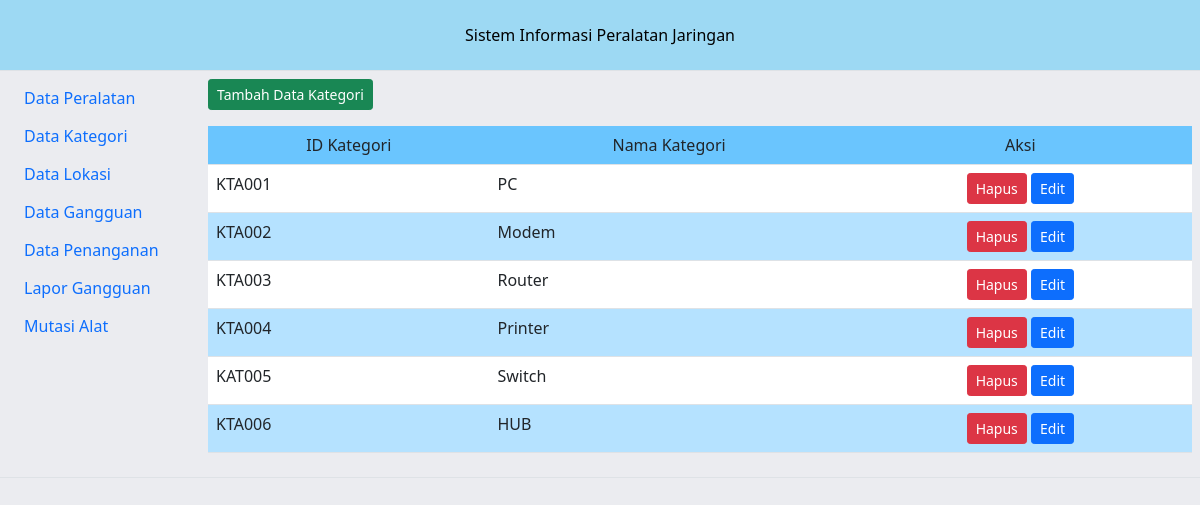
The app's page /kategori with its own data.
### tables this page shows
CREATE TABLE `tblkategori` (
  `id_kategori` char(20) NOT NULL,
  `nama_kategori` varchar(50) NOT NULL
);

### view_data/kategori.php (the view)
<?php
	echo"<a class='btn btn-success btn-sm' href='tambahkategori'>Tambah Data Kategori</a><p>";
	include"db_link.php";
	$sql = mysqli_query($dblink,"SELECT * from tblkategori");
		echo"<div class='table-responsive'><table class='table table-hover'>
			<tr bgcolor=#6ac5fe>
				<td align='center'>ID Kategori</td>
				<td align='center'>Nama Kategori</td>
				<td align='center'>Aksi</td>
			</tr>";
		$i =0;
		while ($r=mysqli_fetch_array($sql,MYSQLI_ASSOC)){
  		$i++ ;
			if(($i % 2)==0)
				$bg="#b5e2ff" ;
			else
				$bg= "#fff";
			$xidk = isset($r['id_kategori']) ? $r['id_kategori'] : '';
			$xnk = isset($r['nama_kategori']) ? $r['nama_kategori'] : '';
		echo"<tr bgcolor=$bg>
				<td>$xidk</td>
				<td>$xnk</td>
				<td align='center'>
					<a class='btn btn-danger btn-sm' href='hapuskat-$xidk'>Hapus</a>
					<a class='btn btn-primary btn-sm' href='editkat-$xidk'>Edit</a>
				</td>
			</tr>";
		}
		echo"</table>";
?>

### records on screen
tblkategori: id_kategori "KTA001", nama_kategori "PC"
tblkategori: id_kategori "KTA002", nama_kategori "Modem"
tblkategori: id_kategori "KTA003", nama_kategori "Router"
tblkategori: id_kategori "KTA004", nama_kategori "Printer"
tblkategori: id_kategori "KAT005", nama_kategori "Switch"
tblkategori: id_kategori "KTA006", nama_kategori "HUB"
